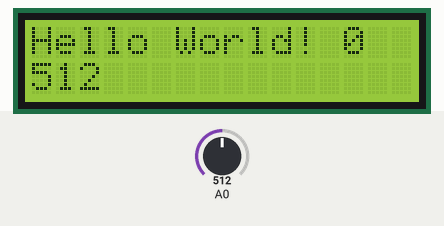
This sketch was run on a simulated Arduino Uno, built with avr-gcc and run on an emulated ATmega328P. Shown: 16×2 character LCD. Inputs (shaded band) come from the test bench; at power-on: A0 = 512.

Above: at 0.1 s.
At 1.2 s:
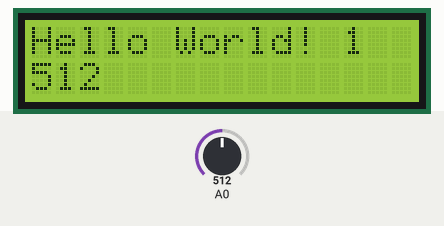
1.3 s: A0 set to 0
At 3.0 s:
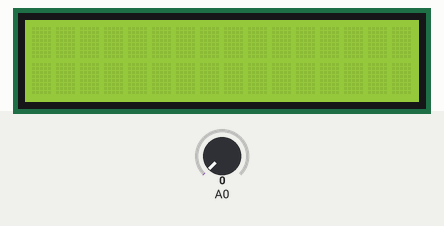
3.1 s: A0 set to 122
Timing chart, 0 to 6.1 s (numbered marks = the images above; inputs shaded):
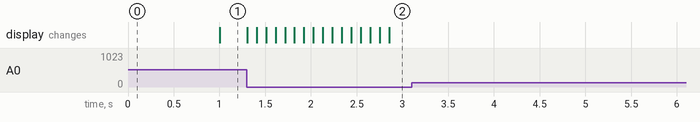

Measured:
- after the input at 1.3 s, the display: first changes at once (image 2 shows a later state)
- after the input at 3.1 s, every drawn part: stays the same

The sketch:

Second.ino
```cpp
//The code:
#include <LiquidCrystal.h>

#define SCROLL_DELAY 100

// Create display
LiquidCrystal lcd(8, 9, 4, 5, 6, 7);

int readkey;

/*
  Setup the LCD display
*/
void setup()
{
  lcd.begin(16, 2);
  lcd.clear();
  lcd.print("Hello World!");
}

/*
  Display data to the display and register keypresses
*/
void loop()
{
  lcd.setCursor(0, 0);
  lcd.print("Hello World!");

  lcd.setCursor(13, 0);
  lcd.print(millis()/1000);

  readkey = analogRead(0);
  lcd.setCursor(0, 1);
  lcd.print(readkey);

  if (readkey != 1023)
  {
    //delay(100);
    //lcd.clear();
  }

  // Register the different keys
  lcd.setCursor(6, 1);
  if (readkey >= 630 && readkey <= 650)
  {
    lcd.print("Select");
  }
  else if (readkey == 409)
  {
    lcd.print("Left");
    lcd.scrollDisplayLeft();
    delay(SCROLL_DELAY);
  }
  else if (readkey == 101)
  {
    lcd.print("Up");
  }
  else if (readkey == 0)
  {
    lcd.print("Right");
    lcd.scrollDisplayRight();
    delay(SCROLL_DELAY);
  }
  else if (readkey == 256)
  {
    lcd.print("Down");
  }
}
```
